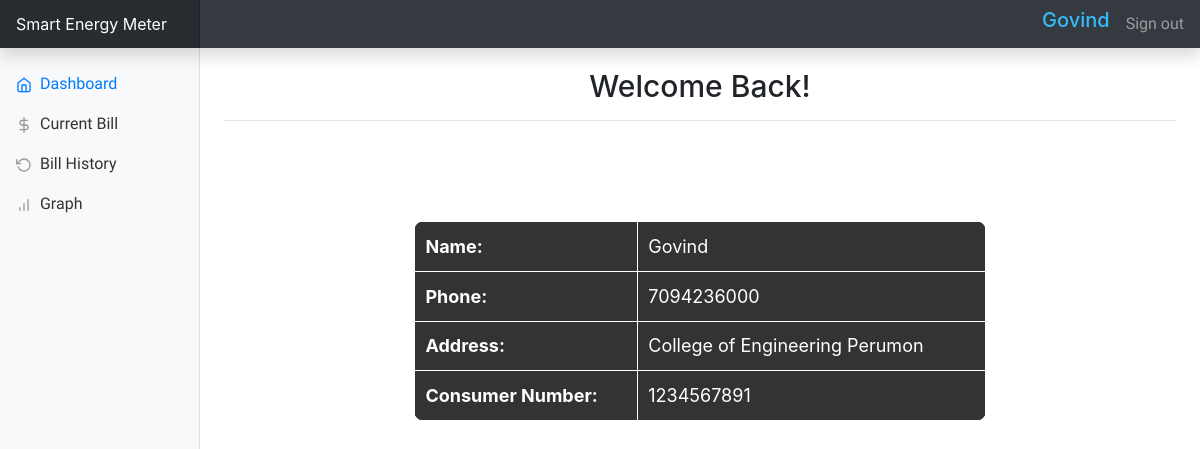
The page /user-dashboard/user_dash.php (signed in) on the database its author committed.
### tables this page shows
CREATE TABLE `consumerdetails` (
  `name` text NOT NULL,
  `address` text NOT NULL,
  `emailid` text NOT NULL,
  `consumernumber` text NOT NULL,
  `phone` text DEFAULT NULL
);

### user-dashboard/user_dash.php (the view, shortened to what this page needs)
<!doctype html>
<html lang="en">
  <head>
<link href="css/bootstrap.min.css" rel="stylesheet">
    <link href="css/dashboard.css" rel="stylesheet">
  </head>
  <body>
  <?php
  include 'connection.php';
  $lasturl=$_SERVER['HTTP_REFERER'];
  $consumerid =$_SESSION["consumerid"];
  if(isset($_SESSION['consumerid'])){
      $sql="SELECT * FROM `consumerdetails` WHERE `consumernumber`='$consumerid'";
      $result = mysqli_query($conn,$sql);
      $row = $result->fetch_assoc()
  ?>
    <nav class="navbar navbar-dark sticky-top bg-dark flex-md-nowrap p-0 shadow">
  <a class="navbar-brand col-md-3 col-lg-2 mr-0 px-3" href="#">Smart Energy Meter</a>
  <div class="graph ml-auto">
   <h5><?php echo $row['name'] ?></h5>
   </div>
  <ul class="navbar-nav px-3">
    <li class="nav-item text-nowrap">
      <a class="nav-link" href="signout.php">Sign out</a>
    </li>
  </ul>
</nav>
<div class="container-fluid">
  <div class="row">
    <nav id="sidebarMenu" class="col-md-3 col-lg-2 d-md-block bg-light sidebar collapse">
      <div class="sidebar-sticky pt-3">
        <ul class="nav flex-column">
          <li class="nav-item">
            <a class="nav-link active" href="user_dash.php">
              <span data-feather="home"></span>
              Dashboard <span class="sr-only">(current)</span>
            </a>
          </li>
          <li class="nav-item">
            <a class="nav-link" href="current_bill.php">
              <span data-feather="dollar-sign"></span>
              Current Bill
            </a>
          </li>
          <li class="nav-item">
            <a class="nav-link" href="bill_history.php">
              <span data-feather="rotate-ccw"></span>
              Bill History
            </a>
          </li>
          <li class="nav-item">
            <a class="nav-link" href="graph.php">
              <span data-feather="bar-chart"></span>
              Graph
            </a>
          </li>
        </ul>
      </div>
    </nav>
    <main role="main" class="col-md-9 ml-sm-auto col-lg-10 px-md-4">
   <h2 class="hd" align="center">Welcome Back!</h2>
   <hr>
   <table class="table_user" align="center">
      <tr>
        <th>Name:</th>
        <td> <?php echo $row['name']; ?> </td>
      </tr>
          <tr>
            <th>Phone:</th>
            <td><?php echo $row['phone']; ?></td>
          </tr>
          <tr>
          <th>Address:</th>
          <td><?php echo $row['address']; ?></td>
        </tr>
        <tr>
          <th>Consumer Number:</th>
          <td><?php echo $row['consumernumber']; ?></td>
        </tr>
      </table>
    </main>
  </div>
</div>
  <?php
  }
  else{
    header('location:'.$lasturl);
  }
  ?></body>
</html>

### user-dashboard/css/dashboard.css (style rules this page uses)
body { font-size: .875rem; }
.nav-link { font-family: 'ABeeZee', sans-serif; font-size: 16px; }
.feather { width: 16px; height: 16px; vertical-align: text-bottom; }
.sidebar { position: fixed; top: 0; bottom: 0; left: 0; z-index: 100; padding: 48px 0 0; box-shadow: inset -1px 0 0 rgba(0, 0, 0, .1); }
.table_user,th,td { border: 1px solid white; border-radius: 10px; border-collapse: collapse; background-color: #333; color: white; font-family: -apple-system, BlinkMacSystemFont, 'Segoe UI', Roboto, Oxygen, Ubuntu, Cantarell, 'Open Sans', 'Helvetica Neue', sans-serif; }
.hd { font-family: -apple-system, BlinkMacSystemFont, 'Segoe UI', Roboto, Oxygen, Ubuntu, Cantarell, 'Open Sans', 'Helvetica Neue', sans-serif; font-size: 30px; margin-top: 20px; }
th,td { text-align: left; padding-left: 10px; font-size: 18px; }
.table_user { width: 60%; height: 200px; margin-top: 100px; }
.graph>h5 { color: rgb(52, 189, 253); }
.sidebar-sticky { position: relative; top: 0; height: calc(100vh - 48px); padding-top: .5rem; overflow-x: hidden; overflow-y: auto; }
.sidebar .nav-link { font-weight: 500; color: #333; }
.sidebar .nav-link .feather { margin-right: 4px; color: #999; }
.sidebar .nav-link.active { color: #007bff; }
.sidebar .nav-link:hover .feather, .sidebar .nav-link.active .feather { color: inherit; }
.navbar-brand { padding-top: .75rem; padding-bottom: .75rem; font-size: 1rem; background-color: rgba(0, 0, 0, .25); box-shadow: inset -1px 0 0 rgba(0, 0, 0, .25); }

### rows shown on the page
consumerdetails: name "Govind", phone "7094236000", address "College of Engineering Perumon", consumernumber "1234567891"
